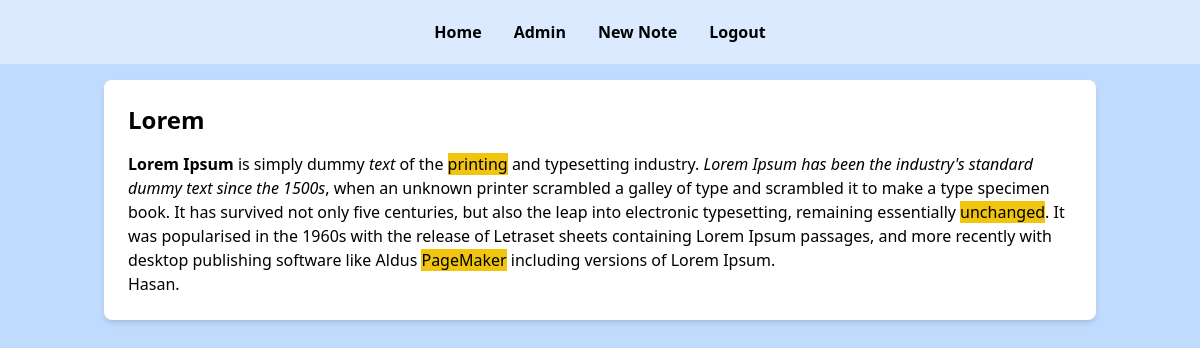
Page /show/6/ (signed in) on the committed database.
### main/models.py (models this page shows, shortened)
class Notes(models.Model):
    title = models.CharField(max_length=20, blank=False, null=False)
    content = HTMLField()
    create_date = models.DateField(blank=True)
    update_date = models.DateField(blank=True, null=True)

### main/views.py (the view)
# urls.py: path('show/<int:note_id>/', views.show_note, name='show'),
@login_required
def show_note(request, note_id):
    show = get_object_or_404(Notes, id=note_id)
    context = {
        "show":show
    }
    return render(request, 'show_note.html', context)

### main/templates/show_note.html (shortened to what this page needs)
{% extends "base.html" %}
{% load static %}
{% block content %}
<div class="container mx-auto p-4">
    <div class="bg-white shadow-md rounded-lg p-6">
        <h1 class="text-2xl font-bold mb-4">{{ show.title }}</h1>
        <p class="text-gray-700">{{ show.content | safe }}</p>
    </div>
</div>
{% endblock content %}

### rows in the picture
Notes: title "Lorem", content "Lorem Ipsum is simply dummy text of the printing and typesetting industry. Lorem Ipsum has been the industry's standard dummy text since the 1500s , when an unknown printer scrambled a galley of type and scrambled it to make a type specimen book. It has survived not only five centuries, but also the leap into electronic typesetting, remaining essentially unchanged . It was popularised in the 1960s with the release of Letraset sheets containing Lorem Ipsum passages, and more recently with desktop publishing software like Aldus PageMaker including versions of Lorem Ipsum. Hasan."
